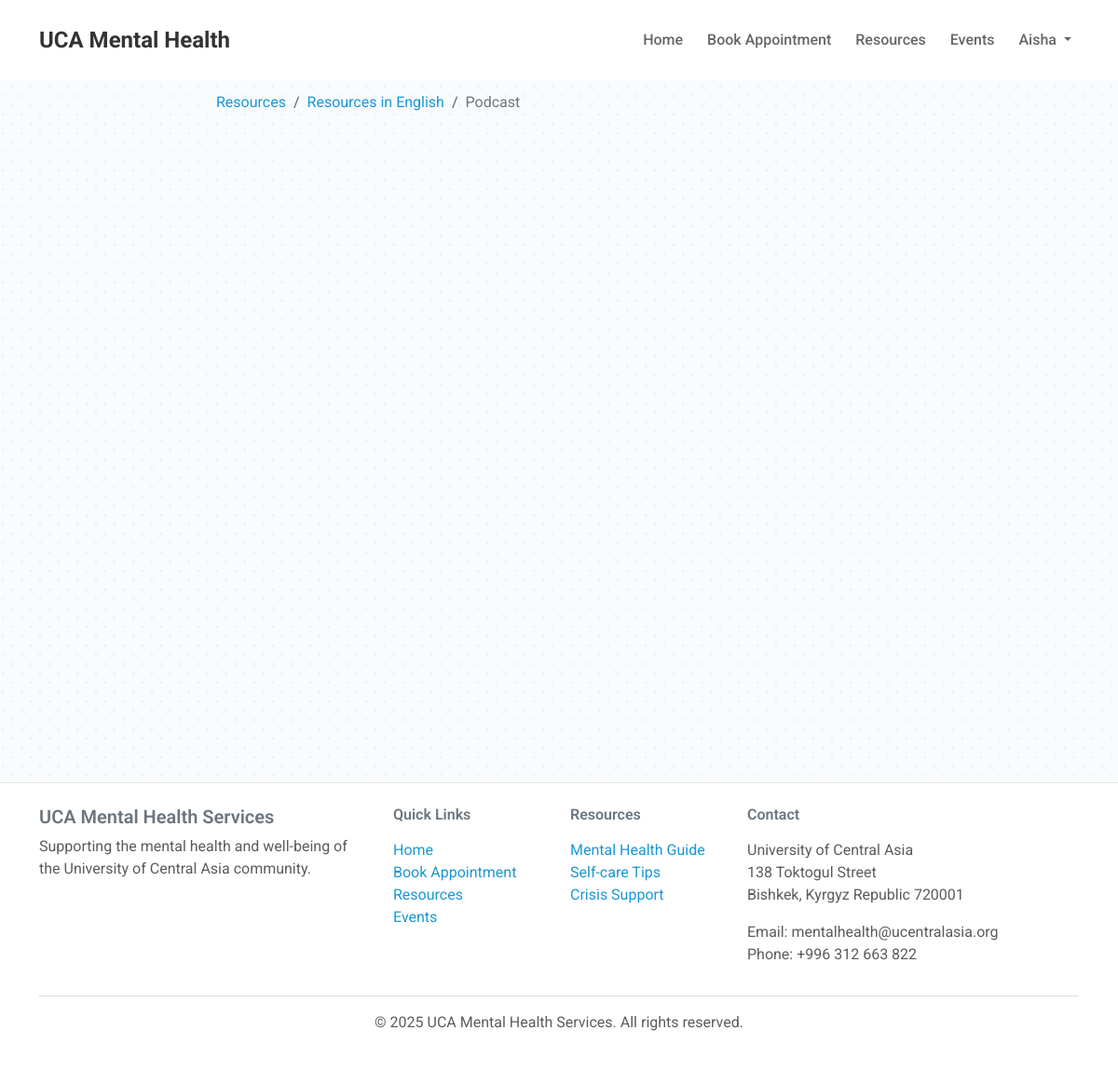
/resources/podcast/ (signed in), run on the app's committed database.
### accounts/models.py (models this page shows, shortened)
class User(AbstractUser):
    USER_TYPE_CHOICES = (
        ('student', 'Student'),
        ('faculty', 'Faculty'),
        ('staff', 'Staff'),
        ('counselor', 'Counselor'),
    )
    username = models.CharField(
        _('username'),
        max_length=150,
        help_text=_('Required. 150 characters or fewer. Letters, digits and @/./+/-/_ only.'),
        validators=[AbstractUser.username_validator],
        error_messages={
            'unique': _("A user with that username already exists."),
        },
    )
    email = models.EmailField(_('email address'), unique=True)
    user_type = models.CharField(max_length=20, choices=USER_TYPE_CHOICES)
    phone_number = models.CharField(max_length=15, blank=True, null=True)
    objects = CustomUserManager()
    USERNAME_FIELD = 'email'
    REQUIRED_FIELDS = ['username']  # Email is required by default

### resources/models.py (models this page shows, shortened)
class Resource(models.Model):
    RESOURCE_TYPES = (
        ('article', 'Article'),
        ('pdf', 'PDF Document'),
        ('video', 'Video'),
        ('link', 'External Link'),
    )
    title = models.CharField(max_length=200)
    slug = models.SlugField(max_length=250, unique=True, blank=True)
    description = models.TextField()
    content = models.TextField(blank=True, null=True)
    resource_type = models.CharField(max_length=20, choices=RESOURCE_TYPES)
    category = models.ForeignKey(ResourceCategory, on_delete=models.CASCADE, related_name='resources')
    file = models.FileField(upload_to='resources/', blank=True, null=True)
    external_url = models.URLField(blank=True, null=True)
    created_at = models.DateTimeField(auto_now_add=True)
    updated_at = models.DateTimeField(auto_now=True)

class ResourceCategory(models.Model):
    name = models.CharField(max_length=100)
    description = models.TextField(blank=True)
    class Meta:
        verbose_name_plural = "Resource Categories"

### resources/views.py (the view)
# urls.py: path('<slug:slug>/', views.resource_detail, name='resource_detail'),
@login_required
def resource_detail(request, slug):
    resource = get_object_or_404(Resource, slug=slug)
    is_favorite = False
    if request.user.is_authenticated:
        is_favorite = ResourceFavorite.objects.filter(
            user=request.user,
            resource=resource
        ).exists()
    context = {
        'resource': resource,
        'is_favorite': is_favorite
    }
    return render(request, 'resources/resource_detail.html', context)

### templates/resources/resource_detail.html (shortened to what this page needs)
{% extends 'base.html' %}
{% block content %}
<div class="container">
    <div class="row">
        <div class="col-md-8 offset-md-2">
            <nav aria-label="breadcrumb" class="mb-4">
                <ol class="breadcrumb">
                    <li class="breadcrumb-item"><a href="{% url 'resources:resource_list' %}">Resources</a></li>
                    <li class="breadcrumb-item"><a href="{% url 'resources:resource_list' %}?category={{ resource.category.id }}">{{ resource.category.name }}</a></li>
                    <li class="breadcrumb-item active" aria-current="page">{{ resource.title }}</li>
                </ol>
            </nav>
        </div>
    </div>
</div>
{% endblock %}

### templates/base.html (shortened to what this page needs)
<!DOCTYPE html>
<html lang="en">
<head>
    <link href="https://cdn.jsdelivr.net/npm/bootstrap@5.3.0-alpha1/dist/css/bootstrap.min.css" rel="stylesheet">
    <link href="https://cdnjs.cloudflare.com/ajax/libs/font-awesome/6.5.1/css/all.min.css" rel="stylesheet">
    <link href='https://cdn.jsdelivr.net/npm/fullcalendar@5.11.3/main.min.css' rel='stylesheet' />
    {% load static %}
    <link rel="stylesheet" href="{% static 'css/style.css' %}">
</head>
<body>
    <nav class="navbar navbar-expand-lg">
        <div class="container">
            <a class="navbar-brand" href="{% url 'accounts:home' %}">UCA Mental Health</a>
            <div class="collapse navbar-collapse" id="navbarNav">
                <ul class="navbar-nav ms-auto">
                    <li class="nav-item">
                        <a class="nav-link" href="{% url 'accounts:home' %}">Home</a>
                    </li>
                    {% if user.is_authenticated %}
                        {% if user.user_type == 'counselor' %}
                        <li class="nav-item">
                            <a class="nav-link" href="{% url 'appointments:counselor_appointments_list' %}">Appointments</a>
                        </li>
                        {% else %}
                        <li class="nav-item">
                            <a class="nav-link" href="{% url 'appointments:booking_calendar' %}">Book Appointment</a>
                        </li>
                        {% endif %}
                    {% else %}
                    <li class="nav-item">
                        <a class="nav-link" href="{% url 'appointments:booking_calendar' %}">Book Appointment</a>
                    </li>
                    {% endif %}
                    <li class="nav-item">
                        <a class="nav-link" href="{% url 'resources:resource_list' %}">Resources</a>
                    </li>
                    <li class="nav-item">
                        <a class="nav-link" href="{% url 'news:event_list' %}">Events</a>
                    </li>
                    {% if user.is_authenticated %}
                    <li class="nav-item dropdown">
                        <a class="nav-link dropdown-toggle" href="#" id="navbarDropdown" role="button" data-bs-toggle="dropdown">
                            {{ user.username }}
                        </a>
                    </li>
                    {% endif %}
                </ul>
            </div>
        </div>
    </nav>
    <main>
        {% block content %}{% endblock %}
    </main>
    <footer class="py-4 mt-5">
        <div class="container">
            <div class="row">
                <div class="col-md-4">
                    <h5>UCA Mental Health Services</h5>
                    <p class="text-muted">Supporting the mental health and well-being of the University of Central Asia community.</p>
                </div>
                <div class="col-md-2">
                    <h6 class="mb-3">Quick Links</h6>
                    <ul class="list-unstyled">
                        <li><a href="{% url 'accounts:home' %}">Home</a></li>
                        <li><a href="{% url 'appointments:booking_calendar' %}">Book Appointment</a></li>
                        <li><a href="{% url 'resources:resource_list' %}">Resources</a></li>
                        <li><a href="{% url 'news:event_list' %}">Events</a></li>
                    </ul>
                </div>
                <div class="col-md-2">
                    <h6 class="mb-3">Resources</h6>
                    <ul class="list-unstyled">
                        <li><a href="#">Mental Health Guide</a></li>
                        <li><a href="#">Self-care Tips</a></li>
                        <li><a href="#">Crisis Support</a></li>
                    </ul>
                </div>
                <div class="col-md-4">
                    <h6 class="mb-3">Contact</h6>
                    <address class="text-muted">
                        <p>University of Central Asia<br>
                        138 Toktogul Street<br>
                        Bishkek, Kyrgyz Republic 720001</p>
                        <p>Email: mentalhealth@ucentralasia.org<br>
                        Phone: +996 312 663 822</p>
                    </address>
                </div>
            </div>
            <hr>
            <div class="text-center">
                <p class="text-muted">© {% now "Y" %} UCA Mental Health Services. All rights reserved.</p>
            </div>
        </div>
    </footer>
</body>
</html>

### static/css/style.css (style rules this page uses)
:root { --primary-color: #1a97d4; --primary-dark: #0d85c0; --secondary-color: #6c757d; --accent-color: #f3c397; --success-color: #6abf69; --warning-color: #e0ad68; --danger-color: #df7373; --light-color: #f8f9fa; --dark-color: #333333; --text-dark: #333333; --text-muted: #6c757d; --text-light: #f8f9fa; --bg-subtle: #e6f7ff; --accent-subtle: #f3f9fd; }
body { min-height: 100vh; display: flex; flex-direction: column; font-family: 'Roboto', 'Segoe UI', system-ui, -apple-system, sans-serif; color: var(--text-dark); background-color: #f9fbfd; background-image: var(--pattern-dots); overflow-x: hidden; visibility: hidden; }
footer { margin-top: auto; border-top: 1px solid rgba(0,0,0,0.1); }
h1, h2, h3, h4, h5, h6 { font-weight: 600; }
.navbar { box-shadow: none; background-color: white !important; padding: 20px 0; }
.navbar-brand { font-weight: 700; font-size: 1.5rem; color: var(--text-dark); }
.navbar-nav { gap: 10px; }
.navbar-nav .nav-link { font-weight: 500; color: #666; padding: 6px 12px; transition: color 0.3s; }
footer { background-color: white !important; color: var(--text-muted); padding: 40px 0 20px; }
footer a { color: var(--primary-color); text-decoration: none; }
a { color: var(--primary-color); }
.breadcrumb { background-color: transparent; padding: 0.75rem 0; }
.breadcrumb-item a { color: var(--primary-color); text-decoration: none; }
.breadcrumb-item.active { color: var(--text-muted); }

### templates/base.html (style rules this page uses)
body { visibility: visible; }
main { opacity: 1; transition: opacity 0.3s ease-in-out; }

### data on the page
User: username "Aisha"
Resource: category.name "Resources in English", title "Podcast"
